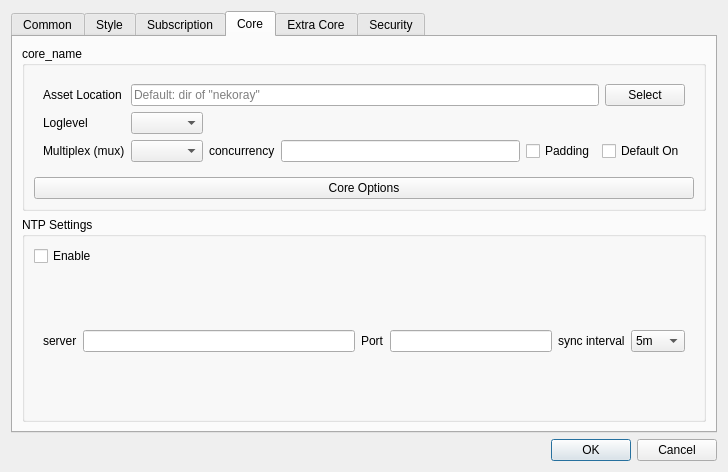
<?xml version="1.0" encoding="UTF-8"?>
<ui version="4.0">
 <class>DialogBasicSettings</class>
 <widget class="QDialog" name="DialogBasicSettings">
  <property name="geometry">
   <rect>
    <x>0</x>
    <y>0</y>
    <width>728</width>
    <height>472</height>
   </rect>
  </property>
  <property name="sizePolicy">
   <sizepolicy hsizetype="Preferred" vsizetype="Preferred">
    <horstretch>0</horstretch>
    <verstretch>0</verstretch>
   </sizepolicy>
  </property>
  <property name="windowTitle">
   <string>Basic Settings</string>
  </property>
  <layout class="QGridLayout" name="gridLayout">
   <item row="8" column="3">
    <widget class="QDialogButtonBox" name="buttonBox">
     <property name="orientation">
      <enum>Qt::Horizontal</enum>
     </property>
     <property name="standardButtons">
      <set>QDialogButtonBox::Cancel|QDialogButtonBox::Ok</set>
     </property>
    </widget>
   </item>
   <item row="2" column="3">
    <widget class="QTabWidget" name="tabWidget">
     <property name="currentIndex">
      <number>3</number>
     </property>
     <widget class="QWidget" name="tab_1">
      <attribute name="title">
       <string>Common</string>
      </attribute>
      <layout class="QVBoxLayout" name="verticalLayout_2">
       <item>
        <layout class="QHBoxLayout" name="hlayout_l1">
         <item>
          <widget class="QGroupBox" name="horizontalGroupBox_3">
           <layout class="QHBoxLayout" name="horizontalLayout_19">
            <item>
             <widget class="QLabel" name="label">
              <property name="text">
               <string>Listen Address</string>
              </property>
             </widget>
            </item>
            <item>
             <widget class="QLineEdit" name="inbound_address"/>
            </item>
            <item>
             <widget class="QPushButton" name="inbound_auth">
              <property name="text">
               <string notr="true"/>
              </property>
             </widget>
            </item>
           </layout>
          </widget>
         </item>
         <item>
          <widget class="QGroupBox" name="groupbox_custom_inbound">
           <layout class="QHBoxLayout" name="horizontalLayout_10">
            <item>
             <widget class="QLabel" name="label_11">
              <property name="text">
               <string>Custom Inbound</string>
              </property>
             </widget>
            </item>
            <item>
             <widget class="QPushButton" name="custom_inbound_edit">
              <property name="text">
               <string>Edit</string>
              </property>
             </widget>
            </item>
           </layout>
          </widget>
         </item>
        </layout>
       </item>
       <item>
        <layout class="QHBoxLayout" name="hlayout_l2">
         <item>
          <widget class="QGroupBox" name="horizontalGroupBox_2">
           <layout class="QHBoxLayout" name="horizontalLayout_13">
            <item>
             <widget class="QLabel" name="inbound_socks_port_l">
              <property name="text">
               <string>Socks Listen Port</string>
              </property>
             </widget>
            </item>
            <item>
             <widget class="QLineEdit" name="inbound_socks_port">
              <property name="sizePolicy">
               <sizepolicy hsizetype="Preferred" vsizetype="Fixed">
                <horstretch>0</horstretch>
                <verstretch>0</verstretch>
               </sizepolicy>
              </property>
             </widget>
            </item>
           </layout>
          </widget>
         </item>
         <item>
          <widget class="QGroupBox" name="groupBox_http">
           <layout class="QHBoxLayout" name="horizontalLayout_16">
            <item>
             <widget class="QLabel" name="label_5">
              <property name="text">
               <string>HTTP Listen Port</string>
              </property>
             </widget>
            </item>
            <item>
             <widget class="QLineEdit" name="inbound_http_port">
              <property name="sizePolicy">
               <sizepolicy hsizetype="Preferred" vsizetype="Fixed">
                <horstretch>0</horstretch>
                <verstretch>0</verstretch>
               </sizepolicy>
              </property>
             </widget>
            </item>
            <item>
             <widget class="QCheckBox" name="http_enable">
              <property name="text">
               <string>Enable</string>
              </property>
             </widget>
            </item>
           </layout>
          </widget>
         </item>
        </layout>
       </item>
       <item>
        <widget class="QGroupBox" name="groupBox1">
         <layout class="QHBoxLayout" name="horizontalLayout_9" stretch="0,8,1,1">
          <item>
           <widget class="QLabel" name="label_13">
            <property name="text">
             <string>Latency Test URL</string>
            </property>
           </widget>
          </item>
          <item>
           <widget class="QLineEdit" name="test_latency_url"/>
          </item>
          <item>
           <widget class="QLabel" name="label_14">
            <property name="text">
             <string>Concurrent</string>
            </property>
           </widget>
          </item>
          <item>
           <widget class="QLineEdit" name="test_concurrent"/>
          </item>
         </layout>
        </widget>
       </item>
       <item>
        <widget class="QGroupBox" name="horizontalGroupBox">
         <layout class="QHBoxLayout" name="horizontalLayout_12" stretch="0,8,1,1">
          <item>
           <widget class="QLabel" name="label_19">
            <property name="text">
             <string>Download Test URL</string>
            </property>
           </widget>
          </item>
          <item>
           <widget class="MyLineEdit" name="test_download_url"/>
          </item>
          <item>
           <widget class="QLabel" name="label_10">
            <property name="text">
             <string>Timeout (s)</string>
            </property>
           </widget>
          </item>
          <item>
           <widget class="QLineEdit" name="test_download_timeout"/>
          </item>
         </layout>
        </widget>
       </item>
       <item>
        <widget class="QGroupBox" name="horizontalGroupBox1">
         <layout class="QHBoxLayout" name="horizontalLayout_18">
          <item>
           <widget class="QCheckBox" name="check_include_pre">
            <property name="text">
             <string>Include Pre-release when checking update</string>
            </property>
           </widget>
          </item>
          <item>
           <widget class="Line" name="sys_proxy_format_vline">
            <property name="orientation">
             <enum>Qt::Vertical</enum>
            </property>
           </widget>
          </item>
          <item>
           <widget class="QCheckBox" name="old_share_link_format">
            <property name="toolTip">
             <string>Share VMess Link with v2rayN Format</string>
            </property>
            <property name="text">
             <string>Old Share Link Format</string>
            </property>
           </widget>
          </item>
          <item>
           <widget class="QPushButton" name="sys_proxy_format">
            <property name="text">
             <string>System proxy format</string>
            </property>
           </widget>
          </item>
         </layout>
        </widget>
       </item>
       <item>
        <widget class="QWidget" name="horizontalWidget_1" native="true">
         <property name="sizePolicy">
          <sizepolicy hsizetype="Preferred" vsizetype="Maximum">
           <horstretch>0</horstretch>
           <verstretch>0</verstretch>
          </sizepolicy>
         </property>
         <layout class="QHBoxLayout" name="horizontalLayout_2">
          <property name="leftMargin">
           <number>0</number>
          </property>
          <property name="topMargin">
           <number>0</number>
          </property>
          <property name="rightMargin">
           <number>0</number>
          </property>
          <property name="bottomMargin">
           <number>0</number>
          </property>
         </layout>
        </widget>
       </item>
      </layout>
     </widget>
     <widget class="QWidget" name="tab_2">
      <attribute name="title">
       <string>Style</string>
      </attribute>
      <layout class="QGridLayout" name="gridLayout_5">
       <item row="0" column="0">
        <layout class="QHBoxLayout" name="style_h_1">
         <item>
          <widget class="QGroupBox" name="groupBox">
           <layout class="QHBoxLayout" name="horizontalLayout_4">
            <item>
             <widget class="QLabel" name="label_8">
              <property name="sizePolicy">
               <sizepolicy hsizetype="Maximum" vsizetype="Maximum">
                <horstretch>0</horstretch>
                <verstretch>0</verstretch>
               </sizepolicy>
              </property>
              <property name="text">
               <string>Theme</string>
              </property>
             </widget>
            </item>
            <item>
             <widget class="QComboBox" name="theme">
              <item>
               <property name="text">
                <string>System</string>
               </property>
              </item>
              <item>
               <property name="text">
                <string notr="true">flatgray</string>
               </property>
              </item>
              <item>
               <property name="text">
                <string notr="true">lightblue</string>
               </property>
              </item>
              <item>
               <property name="text">
                <string notr="true">blacksoft</string>
               </property>
              </item>
             </widget>
            </item>
            <item>
             <widget class="QPushButton" name="set_custom_icon">
              <property name="sizePolicy">
               <sizepolicy hsizetype="Preferred" vsizetype="Fixed">
                <horstretch>0</horstretch>
                <verstretch>0</verstretch>
               </sizepolicy>
              </property>
              <property name="text">
               <string>Set custom icon</string>
              </property>
             </widget>
            </item>
           </layout>
          </widget>
         </item>
         <item>
          <widget class="QGroupBox" name="groupBox2">
           <layout class="QHBoxLayout" name="horizontalLayout_7">
            <item>
             <widget class="QLabel" name="label_15">
              <property name="sizePolicy">
               <sizepolicy hsizetype="Maximum" vsizetype="Maximum">
                <horstretch>0</horstretch>
                <verstretch>0</verstretch>
               </sizepolicy>
              </property>
              <property name="text">
               <string notr="true">Language</string>
              </property>
             </widget>
            </item>
            <item>
             <widget class="QComboBox" name="language">
              <item>
               <property name="text">
                <string notr="true">System</string>
               </property>
              </item>
              <item>
               <property name="text">
                <string notr="true">English</string>
               </property>
              </item>
              <item>
               <property name="text">
                <string notr="true">简体中文</string>
               </property>
              </item>
              <item>
               <property name="text">
                <string notr="true">فارسی</string>
               </property>
              </item>
              <item>
               <property name="text">
                <string notr="true">Русский</string>
               </property>
              </item>
             </widget>
            </item>
           </layout>
          </widget>
         </item>
        </layout>
       </item>
       <item row="2" column="0">
        <layout class="QHBoxLayout" name="style_h_2">
         <item>
          <widget class="QGroupBox" name="traffic_statistics_box">
           <layout class="QHBoxLayout" name="horizontalLayout_3">
            <item>
             <widget class="QLabel" name="label_16">
              <property name="text">
               <string>Statistics refresh rate</string>
              </property>
             </widget>
            </item>
            <item>
             <widget class="QComboBox" name="rfsh_r">
              <item>
               <property name="text">
                <string notr="true">500ms</string>
               </property>
              </item>
              <item>
               <property name="text">
                <string notr="true">1s</string>
               </property>
              </item>
              <item>
               <property name="text">
                <string notr="true">2s</string>
               </property>
              </item>
              <item>
               <property name="text">
                <string notr="true">3s</string>
               </property>
              </item>
              <item>
               <property name="text">
                <string notr="true">5s</string>
               </property>
              </item>
              <item>
               <property name="text">
                <string>Off</string>
               </property>
              </item>
             </widget>
            </item>
           </layout>
          </widget>
         </item>
         <item>
          <widget class="QGroupBox" name="connection_statistics_box">
           <layout class="QHBoxLayout" name="horizontalLayout_15">
            <item>
             <widget class="QLabel" name="label_9">
              <property name="text">
               <string>Connection statistics</string>
              </property>
             </widget>
            </item>
            <item>
             <widget class="QCheckBox" name="connection_statistics">
              <property name="text">
               <string>Enable</string>
              </property>
             </widget>
            </item>
           </layout>
          </widget>
         </item>
        </layout>
       </item>
       <item row="3" column="0">
        <layout class="QHBoxLayout" name="style_h_3">
         <item>
          <widget class="QGroupBox" name="horizontalGroupBox_5">
           <layout class="QHBoxLayout" name="horizontalLayout_6">
            <item>
             <widget class="QCheckBox" name="start_minimal">
              <property name="sizePolicy">
               <sizepolicy hsizetype="Preferred" vsizetype="Fixed">
                <horstretch>0</horstretch>
                <verstretch>0</verstretch>
               </sizepolicy>
              </property>
              <property name="text">
               <string>Hide dashboard at startup</string>
              </property>
             </widget>
            </item>
           </layout>
          </widget>
         </item>
         <item>
          <widget class="QGroupBox" name="groupBox_2">
           <layout class="QHBoxLayout" name="horizontalLayout_23">
            <item>
             <widget class="QLabel" name="label_17">
              <property name="text">
               <string>Max log lines</string>
              </property>
             </widget>
            </item>
            <item>
             <widget class="QLineEdit" name="max_log_line">
              <property name="sizePolicy">
               <sizepolicy hsizetype="Ignored" vsizetype="Fixed">
                <horstretch>0</horstretch>
                <verstretch>0</verstretch>
               </sizepolicy>
              </property>
             </widget>
            </item>
           </layout>
          </widget>
         </item>
        </layout>
       </item>
      </layout>
     </widget>
     <widget class="QWidget" name="tab_3">
      <attribute name="title">
       <string>Subscription</string>
      </attribute>
      <layout class="QGridLayout" name="gridLayout_3">
       <item row="0" column="1">
        <layout class="QHBoxLayout" name="horizontalLayout_5">
         <item>
          <widget class="QCheckBox" name="sub_auto_update_enable">
           <property name="sizePolicy">
            <sizepolicy hsizetype="Minimum" vsizetype="Fixed">
             <horstretch>0</horstretch>
             <verstretch>0</verstretch>
            </sizepolicy>
           </property>
           <property name="text">
            <string>Enable</string>
           </property>
          </widget>
         </item>
         <item>
          <widget class="QLabel" name="label_21">
           <property name="text">
            <string>Interval (minute, invalid if less than 30)</string>
           </property>
          </widget>
         </item>
         <item>
          <widget class="QLineEdit" name="sub_auto_update">
           <property name="sizePolicy">
            <sizepolicy hsizetype="Preferred" vsizetype="Fixed">
             <horstretch>0</horstretch>
             <verstretch>0</verstretch>
            </sizepolicy>
           </property>
          </widget>
         </item>
        </layout>
       </item>
       <item row="1" column="1">
        <widget class="MyLineEdit" name="user_agent"/>
       </item>
       <item row="2" column="1">
        <widget class="QCheckBox" name="sub_use_proxy">
         <property name="text">
          <string>Use proxy when updating subscription</string>
         </property>
        </widget>
       </item>
       <item row="3" column="1">
        <widget class="QCheckBox" name="sub_insecure">
         <property name="text">
          <string>Ignore TLS errors when updating subscription</string>
         </property>
        </widget>
       </item>
       <item row="4" column="1">
        <widget class="QCheckBox" name="sub_clear">
         <property name="text">
          <string>Clear servers before updating subscription</string>
         </property>
        </widget>
       </item>
       <item row="0" column="0">
        <widget class="QLabel" name="label_20">
         <property name="sizePolicy">
          <sizepolicy hsizetype="Preferred" vsizetype="Maximum">
           <horstretch>0</horstretch>
           <verstretch>0</verstretch>
          </sizepolicy>
         </property>
         <property name="text">
          <string>Automatic update</string>
         </property>
        </widget>
       </item>
       <item row="1" column="0">
        <widget class="QLabel" name="label_4">
         <property name="text">
          <string>User Agent</string>
         </property>
        </widget>
       </item>
      </layout>
     </widget>
     <widget class="QWidget" name="tab_4">
      <attribute name="title">
       <string>Core</string>
      </attribute>
      <layout class="QVBoxLayout" name="verticalLayout">
       <item>
        <widget class="QGroupBox" name="groupBox_core">
         <property name="sizePolicy">
          <sizepolicy hsizetype="Preferred" vsizetype="Maximum">
           <horstretch>0</horstretch>
           <verstretch>0</verstretch>
          </sizepolicy>
         </property>
         <property name="title">
          <string notr="true">core_name</string>
         </property>
         <layout class="QVBoxLayout" name="verticalLayout_3">
          <item>
           <widget class="QWidget" name="assest_group" native="true">
            <layout class="QGridLayout" name="gridLayout_2">
             <item row="0" column="0">
              <widget class="QLabel" name="label_12">
               <property name="text">
                <string>Asset Location</string>
               </property>
              </widget>
             </item>
             <item row="0" column="1">
              <layout class="QGridLayout" name="gridLayout_4">
               <item row="0" column="0">
                <widget class="MyLineEdit" name="core_v2ray_asset">
                 <property name="placeholderText">
                  <string>Default: dir of &quot;nekoray&quot;</string>
                 </property>
                </widget>
               </item>
               <item row="0" column="1">
                <widget class="QPushButton" name="core_v2ray_asset_pick">
                 <property name="text">
                  <string>Select</string>
                 </property>
                </widget>
               </item>
              </layout>
             </item>
             <item row="1" column="0">
              <widget class="QLabel" name="label_3">
               <property name="text">
                <string notr="true">Loglevel</string>
               </property>
              </widget>
             </item>
             <item row="1" column="1">
              <widget class="QComboBox" name="log_level">
               <property name="sizePolicy">
                <sizepolicy hsizetype="Maximum" vsizetype="Fixed">
                 <horstretch>0</horstretch>
                 <verstretch>0</verstretch>
                </sizepolicy>
               </property>
              </widget>
             </item>
             <item row="2" column="0">
              <widget class="QLabel" name="label_6">
               <property name="text">
                <string>Multiplex (mux)</string>
               </property>
              </widget>
             </item>
             <item row="2" column="1">
              <layout class="QHBoxLayout" name="horizontalLayout">
               <item>
                <widget class="QComboBox" name="mux_protocol"/>
               </item>
               <item>
                <widget class="QLabel" name="label_7">
                 <property name="text">
                  <string>concurrency</string>
                 </property>
                </widget>
               </item>
               <item>
                <widget class="QLineEdit" name="mux_concurrency"/>
               </item>
               <item>
                <widget class="QCheckBox" name="mux_padding">
                 <property name="text">
                  <string notr="true">Padding</string>
                 </property>
                </widget>
               </item>
               <item>
                <widget class="QCheckBox" name="mux_default_on">
                 <property name="text">
                  <string>Default On</string>
                 </property>
                </widget>
               </item>
              </layout>
             </item>
            </layout>
           </widget>
          </item>
          <item>
           <widget class="QPushButton" name="core_settings">
            <property name="text">
             <string>Core Options</string>
            </property>
           </widget>
          </item>
         </layout>
        </widget>
       </item>
       <item>
        <widget class="QGroupBox" name="ntp_box">
         <property name="toolTip">
          <string>&lt;html&gt;&lt;head/&gt;&lt;body&gt;&lt;p&gt;Settings for the sing-box's built-in NTP client&lt;/p&gt;&lt;/body&gt;&lt;/html&gt;</string>
         </property>
         <property name="title">
          <string>NTP Settings</string>
         </property>
         <layout class="QVBoxLayout" name="verticalLayout_7">
          <item>
           <widget class="QCheckBox" name="ntp_enable">
            <property name="text">
             <string>Enable</string>
            </property>
           </widget>
          </item>
          <item>
           <widget class="QWidget" name="ntp_config" native="true">
            <layout class="QHBoxLayout" name="horizontalLayout_11">
             <item>
              <widget class="QLabel" name="ntp_server_l">
               <property name="text">
                <string>server</string>
               </property>
              </widget>
             </item>
             <item>
              <widget class="QLineEdit" name="ntp_server"/>
             </item>
             <item>
              <widget class="QLabel" name="ntp_port_l">
               <property name="text">
                <string>Port</string>
               </property>
              </widget>
             </item>
             <item>
              <widget class="QLineEdit" name="ntp_port">
               <property name="maximumSize">
                <size>
                 <width>162</width>
                 <height>16777215</height>
                </size>
               </property>
              </widget>
             </item>
             <item>
              <widget class="QLabel" name="ntp_interval_l">
               <property name="text">
                <string>sync interval</string>
               </property>
              </widget>
             </item>
             <item>
              <widget class="QComboBox" name="ntp_interval">
               <property name="toolTip">
                <string>&lt;html&gt;&lt;head/&gt;&lt;body&gt;&lt;p&gt;In minutes&lt;/p&gt;&lt;/body&gt;&lt;/html&gt;</string>
               </property>
               <item>
                <property name="text">
                 <string>5m</string>
                </property>
               </item>
               <item>
                <property name="text">
                 <string>10m</string>
                </property>
               </item>
               <item>
                <property name="text">
                 <string>30m</string>
                </property>
               </item>
              </widget>
             </item>
            </layout>
           </widget>
          </item>
         </layout>
        </widget>
       </item>
      </layout>
     </widget>
     <widget class="QWidget" name="tab_6">
      <attribute name="title">
       <string>Extra Core</string>
      </attribute>
      <layout class="QVBoxLayout" name="verticalLayout_5">
       <item>
        <widget class="QScrollArea" name="extra_core_box_scrollArea">
         <property name="frameShape">
          <enum>QFrame::NoFrame</enum>
         </property>
         <property name="widgetResizable">
          <bool>true</bool>
         </property>
         <widget class="QWidget" name="extra_core_box_scrollAreaWidgetContents">
          <property name="geometry">
           <rect>
            <x>0</x>
            <y>0</y>
            <width>680</width>
            <height>355</height>
           </rect>
          </property>
          <layout class="QVBoxLayout" name="verticalLayout_6">
           <item>
            <widget class="QWidget" name="horizontalWidget_4" native="true">
             <property name="sizePolicy">
              <sizepolicy hsizetype="Preferred" vsizetype="Maximum">
               <horstretch>0</horstretch>
               <verstretch>0</verstretch>
              </sizepolicy>
             </property>
             <layout class="QHBoxLayout" name="horizontalLayout_8">
              <item>
               <widget class="QPushButton" name="extra_core_add">
                <property name="text">
                 <string>Add</string>
                </property>
               </widget>
              </item>
              <item>
               <widget class="QPushButton" name="extra_core_del">
                <property name="text">
                 <string>Delete</string>
                </property>
               </widget>
              </item>
             </layout>
            </widget>
           </item>
          </layout>
         </widget>
        </widget>
       </item>
      </layout>
     </widget>
     <widget class="QWidget" name="tab_5">
      <attribute name="title">
       <string>Security</string>
      </attribute>
      <layout class="QVBoxLayout" name="verticalLayout_4">
       <item>
        <widget class="QCheckBox" name="skip_cert">
         <property name="text">
          <string>Skip TLS certificate authentication by default (allowInsecure)</string>
         </property>
        </widget>
       </item>
       <item>
        <widget class="QGroupBox" name="horizontalGroupBox3">
         <property name="sizePolicy">
          <sizepolicy hsizetype="Preferred" vsizetype="Maximum">
           <horstretch>0</horstretch>
           <verstretch>0</verstretch>
          </sizepolicy>
         </property>
         <layout class="QHBoxLayout" name="horizontalLayout_14">
          <item>
           <widget class="QLabel" name="label_2">
            <property name="text">
             <string>Enable hook.js</string>
            </property>
           </widget>
          </item>
          <item>
           <widget class="QComboBox" name="enable_js_hook">
            <item>
             <property name="text">
              <string notr="true">Disable</string>
             </property>
            </item>
            <item>
             <property name="text">
              <string notr="true">Enable</string>
             </property>
            </item>
            <item>
             <property name="text">
              <string notr="true">Enable + load std module</string>
             </property>
            </item>
           </widget>
          </item>
         </layout>
        </widget>
       </item>
       <item>
        <widget class="QGroupBox" name="horizontalGroupBox2">
         <property name="sizePolicy">
          <sizepolicy hsizetype="Preferred" vsizetype="Maximum">
           <horstretch>0</horstretch>
           <verstretch>0</verstretch>
          </sizepolicy>
         </property>
         <layout class="QHBoxLayout" name="horizontalLayout_26">
          <item>
           <widget class="QLabel" name="label_18">
            <property name="text">
             <string>Default uTLS Fingerprint</string>
            </property>
           </widget>
          </item>
          <item>
           <widget class="QComboBox" name="utlsFingerprint">
            <property name="editable">
             <bool>true</bool>
            </property>
           </widget>
          </item>
         </layout>
        </widget>
       </item>
      </layout>
     </widget>
    </widget>
   </item>
  </layout>
 </widget>
 <customwidgets>
  <customwidget>
   <class>MyLineEdit</class>
   <extends>QLineEdit</extends>
   <header>ui/widget/MyLineEdit.h</header>
  </customwidget>
 </customwidgets>
 <resources/>
 <connections>
  <connection>
   <sender>buttonBox</sender>
   <signal>accepted()</signal>
   <receiver>DialogBasicSettings</receiver>
   <slot>accept()</slot>
   <hints>
    <hint type="sourcelabel">
     <x>248</x>
     <y>254</y>
    </hint>
    <hint type="destinationlabel">
     <x>157</x>
     <y>274</y>
    </hint>
   </hints>
  </connection>
  <connection>
   <sender>buttonBox</sender>
   <signal>rejected()</signal>
   <receiver>DialogBasicSettings</receiver>
   <slot>reject()</slot>
   <hints>
    <hint type="sourcelabel">
     <x>316</x>
     <y>260</y>
    </hint>
    <hint type="destinationlabel">
     <x>286</x>
     <y>274</y>
    </hint>
   </hints>
  </connection>
 </connections>
</ui>
